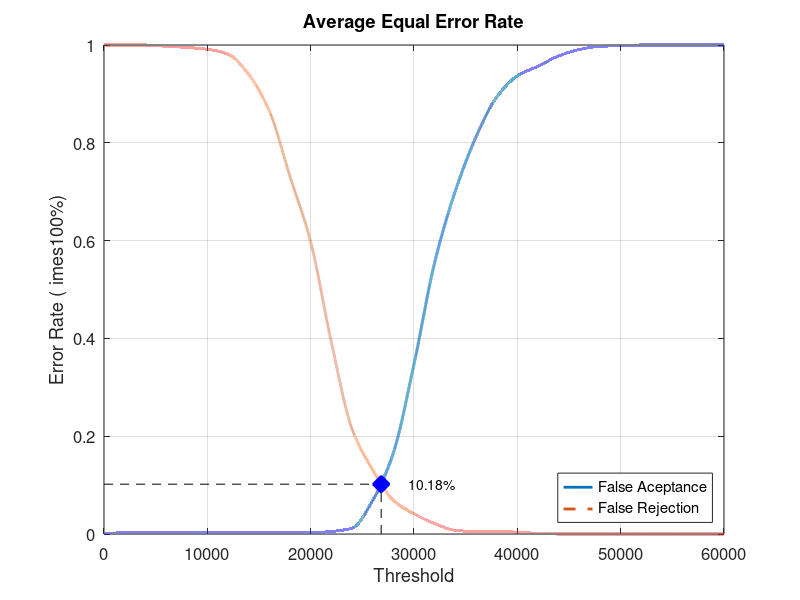
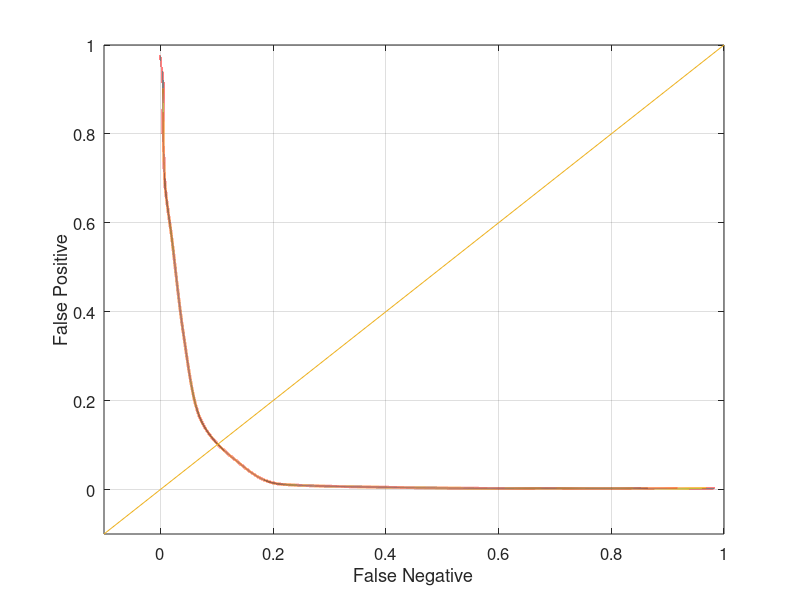

Write MATLAB code to recreate these figures, in order.
close all;
clear;
clc;
x = 0:2000:60000;
xq = 0:0.5:60000;

y0 = [0 0.00263158 0.00263158 0.00263158 0.00263158 0.00263158 0.00263158 0.00263158 0.00263158 0.00263158 0.00263158 0.00526316 0.0118421 0.0684211 0.165789 0.347368 0.555263 0.701316 0.811842 0.893421 0.936842 0.956579 0.977632 0.990789 0.997368 0.998684 1 1 1 1 1]
yy0 = interp1(x, y0, xq, 'pchip');
y1 = [1 1 1 0.9975 0.995 0.99125 0.98125 0.94 0.865 0.73125 0.5975 0.3925 0.215 0.13125 0.06875 0.04125 0.02125 0.0075 0.005 0.005 0.00375 0.00125 0 0 0 0 0 0 0 0 0]
yy1 = interp1(x, y1, xq, 'pchip');

% Calculating EER: 
y2 = abs(y0 - y1);
find(y2 == min(y2))
yy2 = abs(yy0 - yy1);
xEER = find(yy2 == min(yy2));
xEERIndex = xq(xEER) % X-axis EER
yEER = yy0(xEER) % Y-axis EER

main = figure
plot(xq, yy0,'-','LineWidth', 2);	hold on
plot(xq, yy1,'--','LineWidth', 2);	hold on
plot([xEERIndex xEERIndex], [0 yEER], 'k--');	hold on
plot([0 xEERIndex], [yEER yEER], 'k--');	hold on
plot(xEERIndex, yEER, 'bx', 'LineWidth', 10);	hold on
text(xEERIndex + 10 * xEERIndex / 100, yEER, [num2str(round((10000 * yEER)) / 100) '%'])
legend('False Aceptance', 'False Rejection', 'Location', 'SouthEast')
xlabel('Threshold')
ylabel('Error Rate (	imes100%)')
title('Average Equal Error Rate')
set(gca, 'FontSize', 12)
axis([0 60000 0 1])
grid on

print(main, 'Experiment2AverageMain', '-dpng');
FNRxFPR = figure('Color', [1 1 1]);
plot(yy1, yy0, '-', yy1, yy0, 'LineWidth', 2);
hold on
y = -0.1:0.1:1
plot(y, y); 
set(gca, 'FontSize', 12)
xlabel('False Negative')
ylabel('False Positive')
axis([-0.1 1 -0.1 1])
set(gca, 'FontSize', 12)
grid on

print(FNRxFPR, 'Experiment2AverageFNRxFPR','-dpng');
